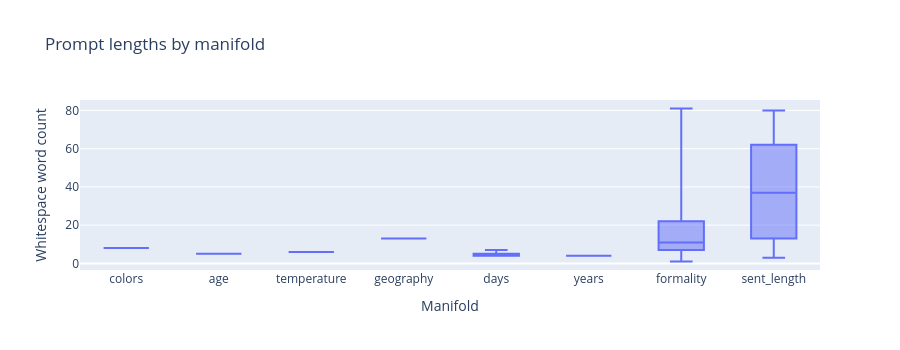

Write notebook code for a chart like this one.
### Markdown cell above
## Counts, lengths, and duplicates

Duplicate counts mean repeated exact prompt strings **within each manifold**, after
its upstream selection rules. They are reported without removing any rows.

### Code cell
summary_rows = []
for name in ORDER:
    part = frames[name]
    summary_rows.append({
        "subset": name,
        "rows": len(part),
        "unique_prompts": part.prompt.nunique(),
        "duplicate_prompts": int(part.prompt.duplicated().sum()),
        "empty_prompts": int(part.prompt.str.strip().eq("").sum()),
        "edge_whitespace": int(part.edge_whitespace.sum()),
        "chars_min": part.prompt_chars.min(),
        "chars_mean": round(part.prompt_chars.mean(), 1),
        "chars_max": part.prompt_chars.max(),
        "words_min": part.prompt_words.min(),
        "words_mean": round(part.prompt_words.mean(), 1),
        "words_max": part.prompt_words.max(),
    })
summary = pd.DataFrame(summary_rows).set_index("subset")
display(summary)
px.box(df, x="subset", y="prompt_words", points=False,
       category_orders={"subset": ORDER}, height=350,
       labels={"prompt_words": "Whitespace word count", "subset": "Manifold"},
       title="Prompt lengths by manifold").show()

### Figure 1 — Plotly figure (JSON) as saved in the notebook; plotly's stock layout.template omitted (floating-point values rounded to 4 significant figures; data arrays with more than 128 entries replaced by an {"elided": "..."} marker saying what was removed)
{"data": [{"alignmentgroup": "True", "boxpoints": false, "hovertemplate": "Manifold=%{x}<br>Whitespace word count=%{y}<extra></extra>", "legendgroup": "", "marker": {"color": "#636efa"}, "name": "", "notched": false, "offsetgroup": "", "orientation": "v", "showlegend": false, "type": "box", "x": {"elided": "11382 str values"}, "x0": " ", "xaxis": "x", "y": {"elided": "11382 int values"}, "y0": " ", "yaxis": "y"}], "layout": {"boxmode": "group", "height": 350, "legend": {"tracegroupgap": 0}, "title": {"text": "Prompt lengths by manifold"}, "xaxis": {"anchor": "y", "categoryarray": ["colors", "age", "temperature", "geography", "days", "years", "formality", "sent_length"], "categoryorder": "array", "domain": [0, 1], "title": {"text": "Manifold"}}, "yaxis": {"anchor": "x", "domain": [0, 1], "title": {"text": "Whitespace word count"}}}}
